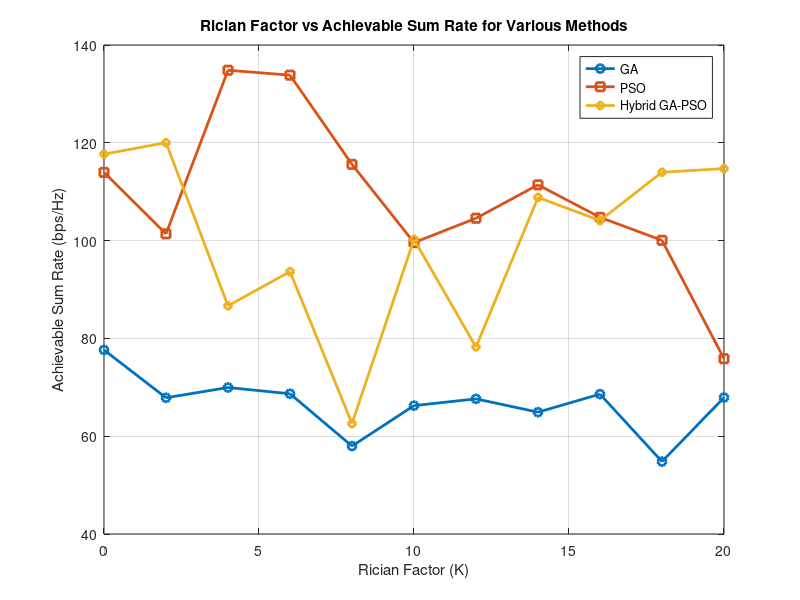

Here is the MATLAB script that generated this plot:
%% Real-Time Optimization with GA, PSO, and Hybrid GA-PSO
clear; clc; close all;
%%%%>Rician Factor versus achievable sum rate (bit/sec)*%%%%%
% Constants
rng(222); % Ensure reproducibility
c = 299792458; % Speed of light in m/s
frequency = 28e9; % Frequency in mmWave band (28 GHz)
wavelength = c / frequency; % Wavelength calculation

% Parameters
numUsers = 10; % Number of users
N_BS = 8; % Number of base station antennas
N_RIS = 64; % Number of RIS elements
BS_location = [0, 0, 10]; % Fixed Base Station location
RIS_location = [5, 0, 5]; % Fixed RIS location
maxBounds = [10, 10, 10]; % Space boundaries (x, y, z)
sigma2 = 1e-9; % Noise power (W)
P_BS_max = 10; % Power budget at BS (Watts)
quantization_levels = 4; % Number of RIS phase quantization levels

% RIS Element Layout (Uniform Planar Array)
RIS_spacing = wavelength / 2; % Element spacing (half wavelength)
N_RIS_sqrt = sqrt(N_RIS); % Assume square UPA
[ris_x, ris_y] = meshgrid(0:N_RIS_sqrt-1, 0:N_RIS_sqrt-1);
ris_x = RIS_spacing * (ris_x(:) - mean(ris_x(:))); % X-coordinates
ris_y = RIS_spacing * (ris_y(:) - mean(ris_y(:))); % Y-coordinates
RIS_positions = RIS_location + [ris_x, ris_y, zeros(N_RIS, 1)]; % 3D positions of RIS elements

% User Locations and Mobility
userLocations = rand(numUsers, 3) .* maxBounds; % Initial user locations
userVelocities = (rand(numUsers, 3) - 0.5) * 0.2; % Random velocities

%% Functions
% Path Loss
function PL = path_loss(d, wavelength)
    PL = (wavelength / (4 * pi * d))^2; % Linear scale
end

% Generate Channels with Rician Fading
function [H_BS_RIS, H_RIS_Users, H_BS_Users] = generate_channels(userLocations, RIS_positions, BS_location, N_BS, N_RIS, numUsers, wavelength, K_factor)
    LOS_component = 1; % Line-of-sight
    NLOS_component = sqrt(1 / (1 + K_factor));

    H_BS_RIS = zeros(N_RIS, N_BS);
    H_RIS_Users = zeros(numUsers, N_RIS);
    H_BS_Users = zeros(numUsers, N_BS);

    % BS ↔ RIS channel
    for i = 1:N_RIS
        d_BS_RIS = norm(RIS_positions(i, :) - BS_location);
        PL_BS_RIS = path_loss(d_BS_RIS, wavelength);
        H_BS_RIS(i, :) = sqrt(PL_BS_RIS) * (LOS_component + NLOS_component * (randn(1, N_BS) + 1j * randn(1, N_BS))) / sqrt(2);
    end

    % RIS ↔ Users channel
    for k = 1:numUsers
        for i = 1:N_RIS
            d_RIS_User = norm(userLocations(k, :) - RIS_positions(i, :));
            PL_RIS_User = path_loss(d_RIS_User, wavelength);
            H_RIS_Users(k, i) = sqrt(PL_RIS_User) * (LOS_component + NLOS_component * (randn + 1j * randn)) / sqrt(2);
        end
    end

    % BS ↔ Users channel
    for k = 1:numUsers
        d_BS_User = norm(userLocations(k, :) - BS_location);
        PL_BS_User = path_loss(d_BS_User, wavelength);
        H_BS_Users(k, :) = sqrt(PL_BS_User) * (LOS_component + NLOS_component * (randn(1, N_BS) + 1j * randn(1, N_BS))) / sqrt(2);
    end
end

% Achievable Sum Rate
function R = compute_sum_rate(w, theta, H_BS_RIS, H_RIS_Users, H_BS_Users, sigma2)
    numUsers = size(H_RIS_Users, 1);
    R = 0;
    for k = 1:numUsers
        h_eff = H_BS_Users(k, :) * w + H_RIS_Users(k, :) * diag(exp(1j * theta)) * H_BS_RIS * w;
        signal_power = abs(h_eff)^2;
        SINR = signal_power / sigma2;
        R = R + log2(1 + SINR);
    end
end

% Power Consumption
function power = compute_power(w, theta)
    power = norm(w)^2 + sum(abs(exp(1j * theta))); % Beamforming and RIS operation power
end

% Quantize RIS Phases
function quantized_theta = quantize_phases(theta, quantization_levels)
    step_size = 2 * pi / quantization_levels;
    quantized_theta = step_size * round(theta / step_size);
end

function [optimized_w, optimized_theta, fitness_log] = optimize_ga(H_BS_RIS, H_RIS_Users, H_BS_Users, N_BS, N_RIS, P_BS_max, sigma2, maxGenerations, popSize, quantization_levels)
    % Initialize Population
    population_w = randn(N_BS, popSize) + 1j * randn(N_BS, popSize); % Random beamforming
    population_theta = 2 * pi * rand(N_RIS, popSize); % Random RIS phase shifts

    fitness_log = zeros(1, maxGenerations); % Track fitness per generation

    % GA Optimization Loop
    for gen = 1:maxGenerations
        % Fitness Evaluation
        fitness = zeros(1, popSize);
        for i = 1:popSize
            w = sqrt(P_BS_max) * population_w(:, i) / norm(population_w(:, i)); % Normalize power
            theta = quantize_phases(population_theta(:, i), quantization_levels); % Quantize RIS phases
            fitness(i) = compute_sum_rate(w, theta, H_BS_RIS, H_RIS_Users, H_BS_Users, sigma2);
        end
        fitness_log(gen) = max(fitness); % Log best fitness

        % Selection: Keep the top half of the population
        [~, idx] = sort(fitness, 'descend');
        top_w = population_w(:, idx(1:ceil(popSize / 2))); % Select top individuals
        top_theta = population_theta(:, idx(1:ceil(popSize / 2)));

        % Crossover and Mutation
        new_population_w = top_w;
        new_population_theta = top_theta;
        for i = 1:(popSize / 2)
            % Randomly select parents
            p1 = randi(size(top_w, 2));
            p2 = randi(size(top_w, 2));
            child_w = (top_w(:, p1) + top_w(:, p2)) / 2; % Average beamforming
            child_theta = mean([top_theta(:, p1), top_theta(:, p2)], 2); % Average RIS phases
            new_population_w(:, end + 1) = child_w; % Add child
            new_population_theta(:, end + 1) = child_theta;
        end

        % Apply Mutation
        mutation_rate = 0.1; % Probability of mutation
        mutation_indices = rand(size(new_population_theta)) < mutation_rate;
        new_population_theta(mutation_indices) = 2 * pi * rand(sum(mutation_indices(:)), 1);

        % Ensure population size matches popSize
        if size(new_population_w, 2) < popSize
            % Add random individuals if necessary
            additional_w = randn(N_BS, popSize - size(new_population_w, 2)) + 1j * randn(N_BS, popSize - size(new_population_w, 2));
            additional_theta = 2 * pi * rand(N_RIS, popSize - size(new_population_theta, 2));
            new_population_w = [new_population_w, additional_w];
            new_population_theta = [new_population_theta, additional_theta];
        elseif size(new_population_w, 2) > popSize
            % Trim excess individuals
            new_population_w = new_population_w(:, 1:popSize);
            new_population_theta = new_population_theta(:, 1:popSize);
        end

        population_w = new_population_w;
        population_theta = new_population_theta;
    end
    % Select the best individual from the final population
    [~, best_idx] = max(fitness);
    optimized_w = population_w(:, best_idx);
    optimized_theta = quantize_phases(population_theta(:, best_idx), quantization_levels);
end

% Particle Swarm Optimization (PSO)
function [optimized_w, optimized_theta, fitness_log] = optimize_pso(H_BS_RIS, H_RIS_Users, H_BS_Users, N_BS, N_RIS, P_BS_max, sigma2, numParticles, maxIterations, quantization_levels)
    % Initialize Particle Positions and Velocities
    particle_w = randn(N_BS, numParticles) + 1j * randn(N_BS, numParticles); % Random beamforming
    particle_theta = 2 * pi * rand(N_RIS, numParticles); % Random RIS phases
    velocity_w = randn(N_BS, numParticles) * 0.1;
    velocity_theta = randn(N_RIS, numParticles) * 0.1;

    % Fitness Evaluation
    fitness = zeros(1, numParticles);
    best_local_fitness = -Inf(1, numParticles);
    best_local_w = particle_w;
    best_local_theta = particle_theta;

    % Global Best
    [global_best_fitness, best_idx] = max(fitness);
    global_best_w = particle_w(:, best_idx);
    global_best_theta = particle_theta(:, best_idx);

    fitness_log = zeros(1, maxIterations);

    % PSO Iterations
    for iter = 1:maxIterations
        for i = 1:numParticles
            w = sqrt(P_BS_max) * particle_w(:, i) / norm(particle_w(:, i)); % Normalize power
            theta = quantize_phases(particle_theta(:, i), quantization_levels); % Quantize RIS phases
            fitness(i) = compute_sum_rate(w, theta, H_BS_RIS, H_RIS_Users, H_BS_Users, sigma2);
        end

        % Update Best Local Fitness
        for i = 1:numParticles
            if fitness(i) > best_local_fitness(i)
                best_local_fitness(i) = fitness(i);
                best_local_w(:, i) = particle_w(:, i);
                best_local_theta(:, i) = particle_theta(:, i);
            end
        end

        % Update Global Best
        [global_best_fitness, best_idx] = max(best_local_fitness);
        global_best_w = best_local_w(:, best_idx);
        global_best_theta = best_local_theta(:, best_idx);

        % Update Velocities
        inertia = 0.5;
        cognitive = 2; % Cognitive coefficient
        social = 2; % Social coefficient
        velocity_w = inertia * velocity_w + cognitive * rand * (best_local_w - particle_w) + social * rand * (global_best_w - particle_w);
        velocity_theta = inertia * velocity_theta + cognitive * rand * (best_local_theta - particle_theta) + social * rand * (global_best_theta - particle_theta);

        % Update Particle Positions
        particle_w = particle_w + velocity_w;
        particle_theta = particle_theta + velocity_theta;

        fitness_log(iter) = global_best_fitness;
    end

    optimized_w = global_best_w;
    optimized_theta = global_best_theta;
end

% Hybrid GA-PSO Optimization
function [optimized_w, optimized_theta, fitness_log] = optimize_ga_pso(H_BS_RIS, H_RIS_Users, H_BS_Users, N_BS, N_RIS, P_BS_max, sigma2, numParticles, maxIterations, quantization_levels)
    % Combine GA and PSO approaches
    [ga_w, ga_theta, ga_fitness_log] = optimize_ga(H_BS_RIS, H_RIS_Users, H_BS_Users, N_BS, N_RIS, P_BS_max, sigma2, maxIterations / 2, numParticles / 2, quantization_levels);
    [pso_w, pso_theta, pso_fitness_log] = optimize_pso(H_BS_RIS, H_RIS_Users, H_BS_Users, N_BS, N_RIS, P_BS_max, sigma2, numParticles, maxIterations, quantization_levels);

    if max(ga_fitness_log) > max(pso_fitness_log)
        optimized_w = ga_w;
        optimized_theta = ga_theta;
    else
        optimized_w = pso_w;
        optimized_theta = pso_theta;
    end
end

% Main Execution: Rician Factor vs Achievable Sum Rate
K_factors = 0:2:20; % Rician factors
sum_rates_ga = zeros(1, length(K_factors)); % GA sum rates
sum_rates_pso = zeros(1, length(K_factors)); % PSO sum rates
sum_rates_hybrid = zeros(1, length(K_factors)); % Hybrid GA-PSO sum rates

for idx = 1:length(K_factors)
    K_factor = K_factors(idx);

    % Generate channels with current K_factor
    [H_BS_RIS, H_RIS_Users, H_BS_Users] = generate_channels(userLocations, RIS_positions, BS_location, N_BS, N_RIS, numUsers, wavelength, K_factor);

    % GA Optimization
    [ga_w, ga_theta, ~] = optimize_ga(H_BS_RIS, H_RIS_Users, H_BS_Users, N_BS, N_RIS, P_BS_max, sigma2, 20, 50, quantization_levels);
    sum_rates_ga(idx) = compute_sum_rate(ga_w, ga_theta, H_BS_RIS, H_RIS_Users, H_BS_Users, sigma2);

    % PSO Optimization
    [pso_w, pso_theta, ~] = optimize_pso(H_BS_RIS, H_RIS_Users, H_BS_Users, N_BS, N_RIS, P_BS_max, sigma2, 50, 20, quantization_levels);
    sum_rates_pso(idx) = compute_sum_rate(pso_w, pso_theta, H_BS_RIS, H_RIS_Users, H_BS_Users, sigma2);

    % Hybrid GA-PSO Optimization
    [hybrid_w, hybrid_theta, ~] = optimize_ga_pso(H_BS_RIS, H_RIS_Users, H_BS_Users, N_BS, N_RIS, P_BS_max, sigma2, 50, 20, quantization_levels);
    sum_rates_hybrid(idx) = compute_sum_rate(hybrid_w, hybrid_theta, H_BS_RIS, H_RIS_Users, H_BS_Users, sigma2);
end

% Plot Results
figure;
plot(K_factors, sum_rates_ga, '-o', 'LineWidth', 2, 'DisplayName', 'GA');
hold on;
plot(K_factors, sum_rates_pso, '-s', 'LineWidth', 2, 'DisplayName', 'PSO');
plot(K_factors, sum_rates_hybrid, '-d', 'LineWidth', 2, 'DisplayName', 'Hybrid GA-PSO');
grid on;
xlabel('Rician Factor (K)');
ylabel('Achievable Sum Rate (bps/Hz)');
title('Rician Factor vs Achievable Sum Rate for Various Methods');
legend show;
